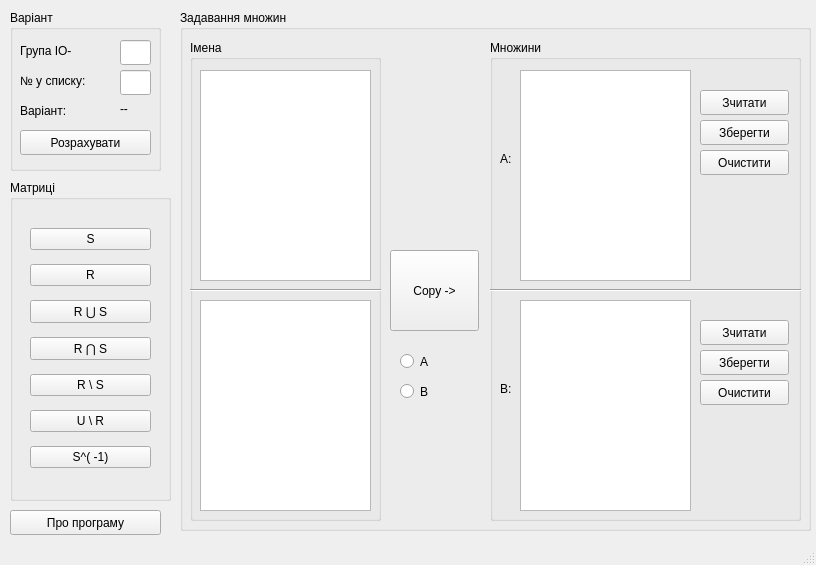
<?xml version="1.0" encoding="UTF-8"?>
<ui version="4.0">
 <class>MainWindow</class>
 <widget class="QMainWindow" name="MainWindow">
  <property name="geometry">
   <rect>
    <x>0</x>
    <y>0</y>
    <width>816</width>
    <height>565</height>
   </rect>
  </property>
  <property name="windowTitle">
   <string>ДМ - Лаб2</string>
  </property>
  <widget class="QWidget" name="centralwidget">
   <widget class="QGroupBox" name="groupBox">
    <property name="geometry">
     <rect>
      <x>10</x>
      <y>10</y>
      <width>151</width>
      <height>161</height>
     </rect>
    </property>
    <property name="title">
     <string>Варіант</string>
    </property>
    <widget class="QLabel" name="label_3">
     <property name="geometry">
      <rect>
       <x>10</x>
       <y>90</y>
       <width>91</width>
       <height>21</height>
      </rect>
     </property>
     <property name="statusTip">
      <string>Номер варіанту</string>
     </property>
     <property name="text">
      <string>Варіант:</string>
     </property>
    </widget>
    <widget class="QLineEdit" name="lineEdit_ord_num">
     <property name="geometry">
      <rect>
       <x>110</x>
       <y>60</y>
       <width>31</width>
       <height>25</height>
      </rect>
     </property>
     <property name="statusTip">
      <string>Порядковий номер студента у списку групи</string>
     </property>
     <property name="echoMode">
      <enum>QLineEdit::Normal</enum>
     </property>
    </widget>
    <widget class="QLabel" name="label">
     <property name="geometry">
      <rect>
       <x>10</x>
       <y>30</y>
       <width>67</width>
       <height>21</height>
      </rect>
     </property>
     <property name="text">
      <string>Група ІО-</string>
     </property>
    </widget>
    <widget class="QLabel" name="label_2">
     <property name="geometry">
      <rect>
       <x>10</x>
       <y>60</y>
       <width>91</width>
       <height>21</height>
      </rect>
     </property>
     <property name="text">
      <string>№ у списку:</string>
     </property>
    </widget>
    <widget class="QLineEdit" name="lineEdit_grp_num">
     <property name="geometry">
      <rect>
       <x>110</x>
       <y>30</y>
       <width>31</width>
       <height>25</height>
      </rect>
     </property>
     <property name="statusTip">
      <string>Номер групи ІО-ХХ</string>
     </property>
     <property name="text">
      <string/>
     </property>
    </widget>
    <widget class="QPushButton" name="pushButton_var_clc">
     <property name="geometry">
      <rect>
       <x>10</x>
       <y>120</y>
       <width>131</width>
       <height>25</height>
      </rect>
     </property>
     <property name="statusTip">
      <string>Розрахувати варіант</string>
     </property>
     <property name="text">
      <string>Розрахувати</string>
     </property>
    </widget>
    <widget class="QLabel" name="label_9">
     <property name="geometry">
      <rect>
       <x>110</x>
       <y>90</y>
       <width>31</width>
       <height>17</height>
      </rect>
     </property>
     <property name="statusTip">
      <string>Номер варіанту</string>
     </property>
     <property name="text">
      <string>--</string>
     </property>
    </widget>
   </widget>
   <widget class="QGroupBox" name="groupBox_5">
    <property name="geometry">
     <rect>
      <x>180</x>
      <y>10</y>
      <width>631</width>
      <height>521</height>
     </rect>
    </property>
    <property name="title">
     <string>Задавання множин</string>
    </property>
    <widget class="QRadioButton" name="radioButton_b">
     <property name="geometry">
      <rect>
       <x>220</x>
       <y>370</y>
       <width>41</width>
       <height>23</height>
      </rect>
     </property>
     <property name="statusTip">
      <string>Скопіювати в множину B</string>
     </property>
     <property name="text">
      <string>B</string>
     </property>
    </widget>
    <widget class="QRadioButton" name="radioButton_a">
     <property name="geometry">
      <rect>
       <x>220</x>
       <y>340</y>
       <width>41</width>
       <height>23</height>
      </rect>
     </property>
     <property name="statusTip">
      <string>Скопіювати в множину A</string>
     </property>
     <property name="text">
      <string>A</string>
     </property>
    </widget>
    <widget class="QGroupBox" name="groupBox_2">
     <property name="geometry">
      <rect>
       <x>310</x>
       <y>30</y>
       <width>311</width>
       <height>481</height>
      </rect>
     </property>
     <property name="title">
      <string>Множини</string>
     </property>
     <widget class="QListWidget" name="listWidget_set_a">
      <property name="geometry">
       <rect>
        <x>30</x>
        <y>30</y>
        <width>171</width>
        <height>211</height>
       </rect>
      </property>
      <property name="statusTip">
       <string>Елементи множини A</string>
      </property>
     </widget>
     <widget class="QLabel" name="label_4">
      <property name="geometry">
       <rect>
        <x>10</x>
        <y>110</y>
        <width>16</width>
        <height>17</height>
       </rect>
      </property>
      <property name="text">
       <string>A:</string>
      </property>
     </widget>
     <widget class="QListWidget" name="listWidget_set_b">
      <property name="geometry">
       <rect>
        <x>30</x>
        <y>260</y>
        <width>171</width>
        <height>211</height>
       </rect>
      </property>
      <property name="statusTip">
       <string>Елементи множини B</string>
      </property>
     </widget>
     <widget class="QLabel" name="label_5">
      <property name="geometry">
       <rect>
        <x>10</x>
        <y>340</y>
        <width>16</width>
        <height>17</height>
       </rect>
      </property>
      <property name="text">
       <string>B:</string>
      </property>
     </widget>
     <widget class="QPushButton" name="pushButton_clear_a">
      <property name="geometry">
       <rect>
        <x>210</x>
        <y>110</y>
        <width>89</width>
        <height>25</height>
       </rect>
      </property>
      <property name="statusTip">
       <string>Очистити множину A</string>
      </property>
      <property name="text">
       <string>Очистити</string>
      </property>
     </widget>
     <widget class="QPushButton" name="pushButton_save_a">
      <property name="geometry">
       <rect>
        <x>210</x>
        <y>80</y>
        <width>89</width>
        <height>25</height>
       </rect>
      </property>
      <property name="statusTip">
       <string>Зберегти в файл елементи множини A</string>
      </property>
      <property name="text">
       <string>Зберегти</string>
      </property>
     </widget>
     <widget class="QPushButton" name="pushButton_clear_b">
      <property name="geometry">
       <rect>
        <x>210</x>
        <y>340</y>
        <width>89</width>
        <height>25</height>
       </rect>
      </property>
      <property name="toolTip">
       <string/>
      </property>
      <property name="statusTip">
       <string>Очистити множину A</string>
      </property>
      <property name="text">
       <string>Очистити</string>
      </property>
     </widget>
     <widget class="QPushButton" name="pushButton_save_b">
      <property name="geometry">
       <rect>
        <x>210</x>
        <y>310</y>
        <width>89</width>
        <height>25</height>
       </rect>
      </property>
      <property name="statusTip">
       <string>Зберегти в файл елементи множини B</string>
      </property>
      <property name="text">
       <string>Зберегти</string>
      </property>
     </widget>
     <widget class="Line" name="line">
      <property name="geometry">
       <rect>
        <x>0</x>
        <y>235</y>
        <width>391</width>
        <height>31</height>
       </rect>
      </property>
      <property name="orientation">
       <enum>Qt::Horizontal</enum>
      </property>
     </widget>
     <widget class="QPushButton" name="pushButton_read_a">
      <property name="geometry">
       <rect>
        <x>210</x>
        <y>50</y>
        <width>89</width>
        <height>25</height>
       </rect>
      </property>
      <property name="statusTip">
       <string>Зчитати з файлу елементи множини A</string>
      </property>
      <property name="text">
       <string>Зчитати</string>
      </property>
     </widget>
     <widget class="QPushButton" name="pushButton_read_b">
      <property name="geometry">
       <rect>
        <x>210</x>
        <y>280</y>
        <width>89</width>
        <height>25</height>
       </rect>
      </property>
      <property name="statusTip">
       <string>Зчитати з файлу елементи множини B</string>
      </property>
      <property name="text">
       <string>Зчитати</string>
      </property>
     </widget>
    </widget>
    <widget class="QGroupBox" name="groupBox_4">
     <property name="geometry">
      <rect>
       <x>10</x>
       <y>30</y>
       <width>191</width>
       <height>481</height>
      </rect>
     </property>
     <property name="title">
      <string>Імена</string>
     </property>
     <widget class="QListWidget" name="listWidget_men_names">
      <property name="geometry">
       <rect>
        <x>10</x>
        <y>30</y>
        <width>171</width>
        <height>211</height>
       </rect>
      </property>
      <property name="statusTip">
       <string>Чоловічі імена</string>
      </property>
      <property name="dragEnabled">
       <bool>false</bool>
      </property>
      <property name="dragDropMode">
       <enum>QAbstractItemView::NoDragDrop</enum>
      </property>
      <property name="selectionMode">
       <enum>QAbstractItemView::ExtendedSelection</enum>
      </property>
     </widget>
     <widget class="QListWidget" name="listWidget_women_names">
      <property name="geometry">
       <rect>
        <x>10</x>
        <y>260</y>
        <width>171</width>
        <height>211</height>
       </rect>
      </property>
      <property name="statusTip">
       <string>Жіночі імена</string>
      </property>
      <property name="dragEnabled">
       <bool>false</bool>
      </property>
      <property name="dragDropMode">
       <enum>QAbstractItemView::NoDragDrop</enum>
      </property>
      <property name="selectionMode">
       <enum>QAbstractItemView::ExtendedSelection</enum>
      </property>
     </widget>
     <widget class="Line" name="line_2">
      <property name="geometry">
       <rect>
        <x>0</x>
        <y>240</y>
        <width>281</width>
        <height>21</height>
       </rect>
      </property>
      <property name="orientation">
       <enum>Qt::Horizontal</enum>
      </property>
     </widget>
    </widget>
    <widget class="QPushButton" name="pushButton_cpy">
     <property name="geometry">
      <rect>
       <x>210</x>
       <y>240</y>
       <width>89</width>
       <height>81</height>
      </rect>
     </property>
     <property name="statusTip">
      <string>Скопіювати імена в множину</string>
     </property>
     <property name="text">
      <string>Copy -&gt;</string>
     </property>
     <property name="autoDefault">
      <bool>false</bool>
     </property>
     <property name="default">
      <bool>false</bool>
     </property>
     <property name="flat">
      <bool>false</bool>
     </property>
    </widget>
   </widget>
   <widget class="QGroupBox" name="groupBox_6">
    <property name="geometry">
     <rect>
      <x>10</x>
      <y>180</y>
      <width>161</width>
      <height>321</height>
     </rect>
    </property>
    <property name="title">
     <string>Матриці</string>
    </property>
    <widget class="QWidget" name="verticalLayoutWidget">
     <property name="geometry">
      <rect>
       <x>20</x>
       <y>40</y>
       <width>121</width>
       <height>261</height>
      </rect>
     </property>
     <layout class="QVBoxLayout" name="verticalLayout">
      <item>
       <widget class="QPushButton" name="pushButton_mtr_s">
        <property name="statusTip">
         <string>Графічне представлення відношення  S</string>
        </property>
        <property name="text">
         <string>S</string>
        </property>
       </widget>
      </item>
      <item>
       <widget class="QPushButton" name="pushButton_mtr_r">
        <property name="statusTip">
         <string>Графічне представлення відношення R</string>
        </property>
        <property name="text">
         <string>R</string>
        </property>
       </widget>
      </item>
      <item>
       <widget class="QPushButton" name="pushButton_mtr_rus">
        <property name="statusTip">
         <string>Графічне представлення відношення R S</string>
        </property>
        <property name="text">
         <string>R ⋃ S</string>
        </property>
       </widget>
      </item>
      <item>
       <widget class="QPushButton" name="pushButton_mtr_rds">
        <property name="statusTip">
         <string>Графічне представлення відношення R S</string>
        </property>
        <property name="text">
         <string>R ⋂ S</string>
        </property>
       </widget>
      </item>
      <item>
       <widget class="QPushButton" name="pushButton_mtr_rms">
        <property name="statusTip">
         <string>Графічне представлення відношення R\S</string>
        </property>
        <property name="text">
         <string>R \ S</string>
        </property>
       </widget>
      </item>
      <item>
       <widget class="QPushButton" name="pushButton_mtr_umr">
        <property name="statusTip">
         <string>Графічне представлення відношення U \ R</string>
        </property>
        <property name="text">
         <string>U \ R</string>
        </property>
       </widget>
      </item>
      <item>
       <widget class="QPushButton" name="pushButton_mtr_st">
        <property name="statusTip">
         <string>Графічне представлення відношення S^(-1)</string>
        </property>
        <property name="text">
         <string>S^( -1)</string>
        </property>
       </widget>
      </item>
     </layout>
    </widget>
   </widget>
   <widget class="QPushButton" name="pushButton_abt">
    <property name="geometry">
     <rect>
      <x>10</x>
      <y>510</y>
      <width>151</width>
      <height>25</height>
     </rect>
    </property>
    <property name="toolTip">
     <string/>
    </property>
    <property name="statusTip">
     <string>Інформація про програму</string>
    </property>
    <property name="text">
     <string>Про програму</string>
    </property>
   </widget>
  </widget>
  <widget class="QStatusBar" name="statusBar">
   <property name="statusTip">
    <string/>
   </property>
  </widget>
 </widget>
 <resources/>
 <connections/>
</ui>
